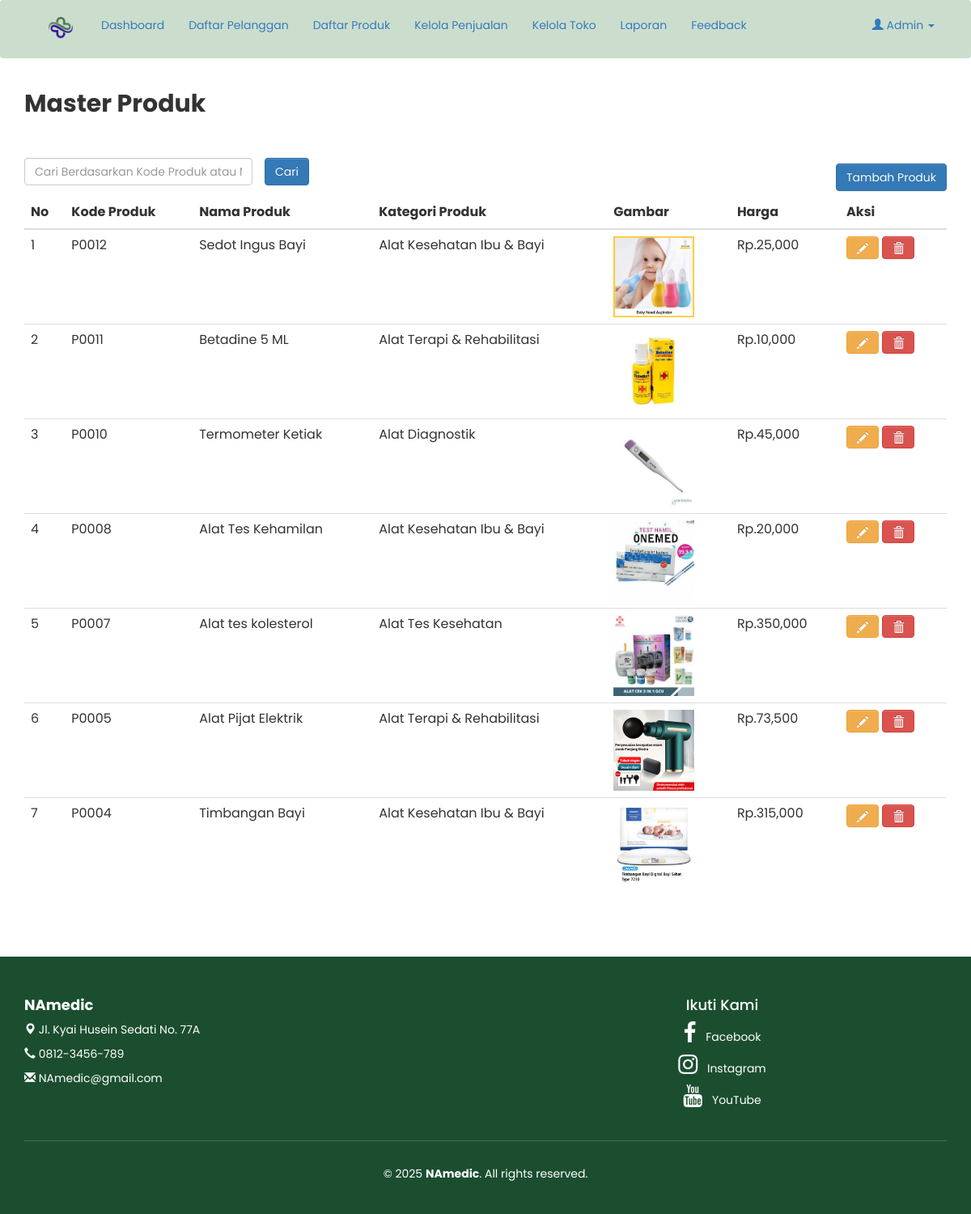
/admin/m_produk.php (signed in), run on the app's committed database.
### tables this page shows
CREATE TABLE `produk` (
  `kode_produk` varchar(100) NOT NULL,
  `nama` varchar(100) NOT NULL,
  `image` text NOT NULL,
  `deskripsi` text NOT NULL,
  `harga` int(11) NOT NULL,
  `id_kategori` int(11) DEFAULT NULL
);

CREATE TABLE `kategori_produk` (
  `id_kategori` int(11) NOT NULL,
  `nama_kategori` varchar(100) NOT NULL
);

### admin/m_produk.php (the view, shortened to what this page needs)
<head>
</head>
<?php
include 'header.php';
?>
<div class="container">
    <h2 style=" width: 100%;"><b>Master Produk</b></h2>
	<br>
	<br>
    <div class="d-flex justify-content-between mb-3">
        <form method="GET" action="" class="d-flex w-75">
            <input type="text" name="search" class="form-control mr-2" placeholder="Cari Berdasarkan Kode Produk atau Nama Produk" value="<?= isset($_GET['search']) ? $_GET['search'] : ''; ?>" style="width: 80%;">
            <button type="submit" class="btn btn-primary">Cari</button>
        </form>
        <a href="tm_produk.php" class="btn btn-primary ml-3">Tambah Produk</a>
    </div>
    <table class="table">
        <thead>
            <tr>
                <th scope="col">No</th>
                <th scope="col">Kode Produk</th>
                <th scope="col">Nama Produk</th>
                <th scope="col">Kategori Produk</th>
                <th scope="col">Gambar</th>
                <th scope="col">Harga</th>
                <th scope="col">Aksi</th>
            </tr>
        </thead>
        <tbody>
            <?php
            $query = "SELECT produk.*, kategori_produk.nama_kategori
                      FROM produk
                      LEFT JOIN kategori_produk
                      ON produk.id_kategori = kategori_produk.id_kategori";
            $query .= " ORDER BY produk.kode_produk DESC";
            $result = mysqli_query($conn, $query);
            $no = 1;
            while ($row = mysqli_fetch_assoc($result)) {
            ?>
                <tr>
                    <td><?= $no; ?></td>
                    <td><?= $row['kode_produk']; ?></td>
                    <td><?= $row['nama'];  ?></td>
                    <td><?= $row['nama_kategori']; ?></td>
                    <td><img src="../image/produk/<?= $row['image']; ?>" width="100"></td>
                    <td>Rp.<?= number_format($row['harga']);  ?></td>
                    <td>
                        <a href="edit_produk.php?kode=<?= $row['kode_produk']; ?>" class="btn btn-warning">
                            <i class="glyphicon glyphicon-pencil"></i>
                        </a>
                        <a href="proses/del_produk.php?kode=<?= $row['kode_produk']; ?>" class="btn btn-danger" onclick="return confirm('Yakin Ingin Menghapus Data ?')">
                            <i class="glyphicon glyphicon-trash"></i>
                        </a>
                    </td>
                </tr>
            <?php
                $no++;
            }
            ?>
        </tbody>
    </table>
</div>
<br>
<br>
<br>
<?php
include 'footer.php';
?>

### css/style.css (style rules this page uses)
body { margin:0; padding: 0; }

### admin/m_produk.php (style rules this page uses)
body { font-family: poppins; }
.d-flex { display: flex; justify-content: space-between; align-items: center; }
.d-flex .form-control { width: 80%; }

### data on the page
produk: kode_produk "P0012", nama "Sedot Ingus Bayi", id_kategori.nama_kategori "Alat Kesehatan Ibu & Bayi", image (picture), harga "25,000"
produk: kode_produk "P0011", nama "Betadine 5 ML", id_kategori.nama_kategori "Alat Terapi & Rehabilitasi", image (picture), harga "10,000"
produk: kode_produk "P0010", nama "Termometer Ketiak", id_kategori.nama_kategori "Alat Diagnostik", image (picture), harga "45,000"
produk: kode_produk "P0008", nama "Alat Tes Kehamilan", id_kategori.nama_kategori "Alat Kesehatan Ibu & Bayi", image (picture), harga "20,000"
produk: kode_produk "P0007", nama "Alat tes kolesterol", id_kategori.nama_kategori "Alat Tes Kesehatan", image (picture), harga "350,000"
produk: kode_produk "P0005", nama "Alat Pijat Elektrik", id_kategori.nama_kategori "Alat Terapi & Rehabilitasi", image (picture), harga "73,500"
produk: kode_produk "P0004", nama "Timbangan Bayi", id_kategori.nama_kategori "Alat Kesehatan Ibu & Bayi", image (picture), harga "315,000"
